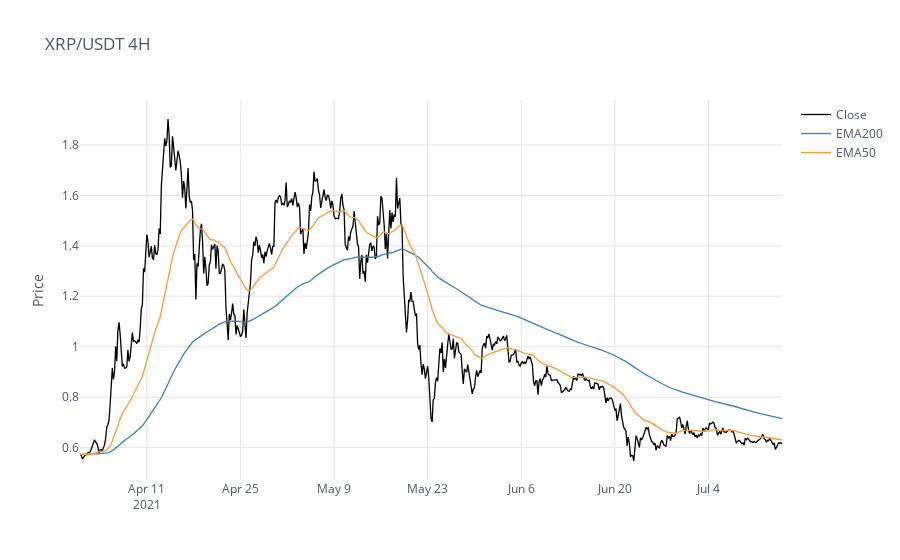

Write notebook code for a chart like this one.
### Code cell
cf.go_offline() # It will make cufflinks offline
cf.set_config_file(offline = False, world_readable = True)
graph = frame[["Close", "EMA200", "EMA50"]] # data I want to plot (my db is called 'frame')
graph.iplot(kind = "line", color = ["black", 'blue', 'orange'], theme = "white", title = "XRP/USDT 4H", yTitle = "Price") # In this line, I can customize my graph

### Figure 1 — Plotly figure (JSON) as saved in the notebook; plotly's stock layout.template omitted (floating-point values rounded to 4 significant figures; data arrays with more than 128 entries replaced by an {"elided": "..."} marker saying what was removed)
{"data": [{"line": {"color": "rgba(0, 0, 0, 1)", "dash": "solid", "shape": "linear", "width": 1.3}, "mode": "lines", "name": "Close", "text": "", "type": "scatter", "x": {"elided": "631 str values"}, "y": {"elided": "631 float values"}}, {"line": {"color": "rgba(55, 128, 191, 1.0)", "dash": "solid", "shape": "linear", "width": 1.3}, "mode": "lines", "name": "EMA200", "text": "", "type": "scatter", "x": {"elided": "631 str values"}, "y": {"elided": "631 float values"}}, {"line": {"color": "rgba(255, 153, 51, 1.0)", "dash": "solid", "shape": "linear", "width": 1.3}, "mode": "lines", "name": "EMA50", "text": "", "type": "scatter", "x": {"elided": "631 str values"}, "y": {"elided": "631 float values"}}], "layout": {"autosize": true, "legend": {"bgcolor": "#FFFFFF", "font": {"color": "#4D5663"}}, "paper_bgcolor": "#FFFFFF", "plot_bgcolor": "#FFFFFF", "title": {"font": {"color": "#4D5663"}, "text": "XRP/USDT 4H"}, "xaxis": {"autorange": true, "gridcolor": "#E1E5ED", "range": ["2021-04-01", "2021-07-15"], "showgrid": true, "tickfont": {"color": "#4D5663"}, "title": {"font": {"color": "#4D5663"}, "text": ""}, "type": "date", "zerolinecolor": "#E1E5ED"}, "yaxis": {"autorange": true, "gridcolor": "#E1E5ED", "range": [0.4715, 1.978], "showgrid": true, "tickfont": {"color": "#4D5663"}, "title": {"font": {"color": "#4D5663"}, "text": "Price"}, "type": "linear", "zerolinecolor": "#E1E5ED"}}}
